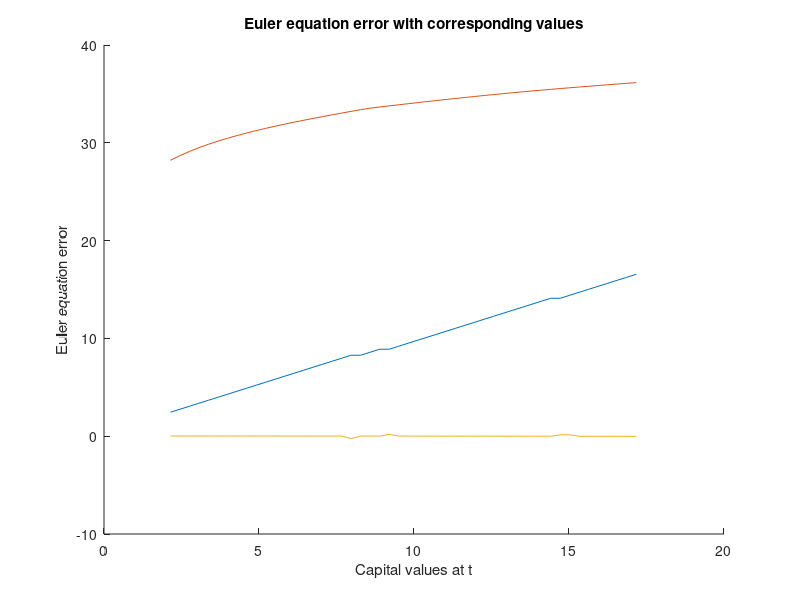

Write the MATLAB code that produced this figure. (Note: this script raises an error after producing the figure.)
% ==========================
% Problem set solving the stochastic neoclassical growth model different
% ways
% ==========================
% clear the workspace
clear
% close all figures
close all
%addpath('C:\Users\tbroer\Dropbox\Teaching\PSE\2021 Quantitative Macro\Problem sets\PS RBC')
%addpath('C:\Users\tbroer\Dropbox\Teaching\PSE\2021 Quantitative Macro\Problem sets')

% ============
% parameters
% ============
alpha=0.4; % capital share - this is alpha
beta = 0.99; % discount factor
rho = 0.95;   % persistence of TFP shock
sigma = 2.00000001; % CRRA coefficient (for 1 equals log, but need to replace the function, so set close to 1)
delta=0.1;

% ============
% options and convergence criteria
% ============

Howard =1; % set to 1 if you want to do policy fct iteration / Howard improvement
criter_V = 1e-6; % conv criterion for value function
N=50; % number of grid points
linear=1; % grid linear or not

%mean of capital non-stochastic steady state
kbar=((1/beta-1+delta)/(alpha))^(1/(alpha-1));
k_0 = 0.75*kbar;


% ==============
% 0. Grids,  etc
% ==============

% center the grid around mean of capital non-stochastic steady state
kbar=((1/beta-1+delta)/(alpha))^(1/(alpha-1));
% the grid
if delta==1
    if linear==1
        % linear sequence kbar -2kbar in N steps
        kgrid=linspace(kbar/2,2*kbar,N);
    else
        % linear sequence 0-0.5 in N steps, divided by 0.5 all to the power
        % of 5; times 1.5kbar
        temp=linspace(0,0.5,N).^5/0.5^5*(2*kbar-kbar/2);
        % 0.5kbar + temp
        kgrid=kbar/2+temp;
    end
else
    % if delta ~= 1, linear sequence 0.25kbar-2kbar in N steps
    kgrid=linspace(kbar/4 ,2*kbar,N);
end

% ==============
% 1. analytical case delta=1, finite T and infinite T
% ==============

alpha=0.4; % capital share - this is alpha
beta = 0.99; % discount factor
rho = 0.95;   % persistence of TFP shock
sigma = 2.00000001; % CRRA coefficient (for 1 equals log, but need to replace the function, so set close to 1)
delta=0.1;

% a. analytical policies, finite and infinite horizon


if delta==1 % only makes sense for delta=1
    k_analyt=zeros(1,T);
    
    k_analyt(1)=k_0;
    k_analyt_finite(1)=k_0;
    for t=2:T
        k_analyt(t)=(alpha*beta)*k_analyt(t-1)^alpha;
        temp=0;
        if t<T
            for i=t:T-1
                temp=alpha*beta*(1+temp);
            end
        end
        coef(t)=temp/(1+temp);
        k_analyt_finite(t)=coef(t)*k_analyt_finite(t-1)^alpha;
    end
    for i=1:N
        kprime_analyt(i)=(alpha*beta)*kgrid(i)^alpha;
    end
end

% ==============
% 2. Value function iteration (solve with and w/o Howard / policy function iteration), infinite T
% ==============

%pre-allocate matrices c, u for speed
u = zeros(N,N);
c = zeros(N,N);

% one period return
for i=1:N
    for j=1:N %Think if kgrid(j) is correct or should maybe be kprime for the - kgrid(j)
        c(i,j)= kgrid(i)^alpha - kgrid(j) + (1-delta)*kgrid(i);
        if c(i,j)>0
            u(i,j)=(c(i,j)^(1-sigma) -1)/(1-sigma);
        else
            %But I think the above should be correct, bc of same structure
            %here
            u(i,j)=-1e50*((kgrid(i)^alpha+(1-delta)*kgrid(i)-kgrid(j))<=0);
            %we penalize the negative value of c by giving them an utility
            %of minus infinity
        end
    end
end

% initial guesses and preallocations
dV=1;

%V= k_0^alpha - kgrid + (1-delta)*k_0;
%V= (V.^(1-sigma) -1)/(1-sigma);
% Alternative initial value definition
V = zeros(1,N);
VV = zeros(N,N);
Vnew = zeros(1,N);
kprime = zeros(1,N);
Vnewhow = zeros(1,N);
index = zeros(1,N); %stores the index of the optimal policy kprime(kgrid(i))
%kgrid(index(i))=kprime(i)
iter=0;
tic

% main loop
while dV>criter_V
    iter=iter+1;
    for i=1:N % loop over capital today
        for j=1:N %... and over capital tomorrow
            VV(i,j)= u(i,j) + beta*V(j); %this is without the interpolation
        end
        % take maximum over capital tomorrow
        [Vnew(i), maxI]= max(VV(i,:));
        index(i) = maxI;
        % record policy function - doesnt make sense
        kprime(i) = kgrid(maxI);
    end
    %dV =max(abs(Vnew-V)); %new-Corentin
    % Howard - doesn't help much here
    if Howard==1 && iter>3 %dV<criter_V*10^3  
        %k_mid_convergence = iter;
%         dVV=1;
%         while dVV>criter_V
%             for i=1:N
%                 temp = kgrid(i)^alpha - kprime(i) + (1-delta)*kgrid(i);
%                 temp = (temp^(1-sigma) -1)/(1-sigma);
%                 Vnewhow(i)=temp + beta*Vnew(i);
%                 clear temp
%             end
%             dVV=max(max(abs(Vnewhow-Vnew)));
%             %disp(dVV)
%             Vnew=Vnewhow;
%             disp("dVV")
%             disp(dVV)
%         end
        dVV=1;
        while dVV>criter_V
        for i=1:N %new - Corentin
            temp = kgrid(i)^alpha - kprime(i) + (1-delta)*kgrid(i);
            temp = (temp^(1-sigma) -1)/(1-sigma);
            %[V_test , h] = max((u(i,:)+beta*Vnew));
            %gives us the result of the optimal policy for a given i and a
            %given V : V_test solves the maximization problem
            Vnewhow(i)=temp + beta*Vnew(index(i)); %Vnew(index(i))=V evaluated in kprime(i)
            clear temp
        end
        dVV=max(abs(Vnewhow-Vnew));
        Vnew=Vnewhow;
        disp("dVHoward");
        disp(dV);
         

        end
%         dV=max(abs(Vnewhow-Vnew));
%         Vnew=Vnewhow;
%         disp("dVHoward");
%         disp(dV);
%         iter = iter+1; 

        %we count 1 loop with policy function iteration as one iteration to
        %compare with the case without howard
    end %end of new-Corentin
    
    % calculate convergence criterion
    % but basically, we stop if the old-new difference in values is small
    dV=max(abs(Vnew-V)); %works also without doubling max
    % updated value function
    V=Vnew;
    disp('dV')
    disp(dV)
    iter=iter+1;
end

V_disc_VFI=V;
kprime_VFI = kprime
toc

%% Build plots for policy functions - Plot policy function k'(k)
hold on
title("K' policy function plot")
plot(kgrid, kprime), xlabel('Capital values at t'), ylabel('Capital level at t+1');
hold off
%%
hold on
title("Value function plot by capital values")
plot(kgrid, V), xlabel('Capital values at t'), ylabel('Value function result at t');
hold off
%%

% Euler equation errors in percent

% consumption vector today
c1= kgrid.^alpha + (1- delta)*kgrid - kprime;
% consumption vector at choice kprime tomorrow
c2= interp1(kgrid, c1, kprime,'linear','extrap');
% marginal productivity
margprod=alpha.*kprime.^(alpha-1) + 1 - delta;

EEerror_disc=(c1 - beta.*margprod.^(-1/sigma).*c2)./c1;
maxEEerror_disc=max(abs(EEerror_disc));

hold on
title("Euler equation error with corresponding values")
plot(kgrid, EEerror_disc), xlabel('Capital values at t'), ylabel('Euler equation error');
hold off
%%
% ==============
% 3. Value function iteration with interpolation
% ==============
% set options for fminsearch
options=optimset('MaxIter',5000,'MaxFunEval',5000,'TolFun',1e-12);
% initial guesses

dV=1;
V=V_disc_VFI;%zeros(N,1);
iter=0;
tic
kprime_VFI_cont=kprime_VFI; %initial guess

        alpha1 = (3-sqrt(5))/2;
        alpha2 = (sqrt(5)-1)/2;
tic

% fminsearch
while dV>criter_V
    iter=iter+1;
    kprimelow=min(kgrid); kprimehigh=1.3*min(kgrid);
    for i=1:N % loop over capital today
        % find maximum over capital tomorrow - now using interpolation
        [kprime_VFI_cont(i),Vnew(i)]=fminsearch(@(x) Valuefun(x,kgrid,kgrid(i),alpha,sigma,V,delta,beta),kprime_VFI_cont(i),options);
    end
    Vnew=-Vnew; % take negative as Valuefun is for minimisation
    % calculate convergence criterion
    dV=max(max(abs(Vnew-V)));
    % updated value function
    V=Vnew;
    %disp('dV')
    %disp(dV)%
end
t_fmins=toc;
%%
% with Golden Search
dV=1;
ctemp=kgrid.^alpha+(1-delta)*kgrid;
V=V_disc_VFI;%(ctemp.^(1-sigma)-1)/(1-sigma)
kprime_VFI_contG = zeros(1,N);
VnewG = zeros(1,N);
iter=0;
tic
while dV>criter_V
    iter=iter+1;

    for i=1:N % loop over capital today
        
        if i==1
            kprimelow=min(kgrid); 
            kprimehigh=max(kgrid);
        else
            kprimelow=max(kprimelow,min(kgrid)); 
            kprimehigh=1.2*kprimelow;
        end
        b1=kprimelow+alpha1*(kprimehigh-kprimelow); %lower bound candidate
        b2=kprimelow+alpha2*(kprimehigh-kprimelow); %upper bound candidate
        %Starting value function results
        Vlow=Valuefunpos(kprimelow,kgrid,kgrid(i),alpha,sigma,V,delta,beta);
        Vhigh=Valuefunpos(kprimehigh,kgrid,kgrid(i),alpha,sigma,V,delta,beta);
        %Candidate value function results
        % Lower bound cand result
        Vb1=Valuefunpos(b1,kgrid,kgrid(i),alpha,sigma,V,delta,beta);
        % Upper bound cand result
        Vb2=Valuefunpos(b2,kgrid,kgrid(i),alpha,sigma,V,delta,beta);
        dk=1;
        criter_k=1e-12;
        while dk>criter_k
        % use golden search
        if Vb2>Vb1                                            
            kprimelow=b1; 
            Vlow=Valuefunpos(kprimelow,kgrid,kgrid(i),alpha,sigma,V,delta,beta);

            b1=kprimelow+alpha1*(kprimehigh-kprimelow);
            Vb1=Valuefunpos(b1,kgrid,kgrid(i),alpha,sigma,V,delta,beta);

            b2=kprimelow+alpha2*(kprimehigh-kprimelow);
            Vb2=Valuefunpos(b2,kgrid,kgrid(i),alpha,sigma,V,delta,beta);
        else
            kprimehigh=b2;
            Vhigh=Valuefunpos(kprimehigh,kgrid,kgrid(i),alpha,sigma,V,delta,beta);

            b2=kprimelow+alpha2*(kprimehigh-kprimelow);
            Vb2=Valuefunpos(b2,kgrid,kgrid(i),alpha,sigma,V,delta,beta);

            b1=kprimelow+alpha1*(kprimehigh-kprimelow);
            Vb1=Valuefunpos(b1,kgrid,kgrid(i),alpha,sigma,V,delta,beta);
        end
        dk=abs(Vhigh-Vlow);
        end
        kprime_VFI_contG(i)=1/2*(kprimelow+kprimehigh);
        VnewG(i)=1/2*(Vlow+Vhigh);

        % disp([Vnew(i,1),kprime_VFI_cont(i)])
    end
    
    % calculate convergence criterion
    dV=max(max(abs(VnewG-V)));
    % updated value function
    V=VnewG;    
    disp('dV')
    disp(dV)
end
t_G=toc;

%%

% Euler equation errors in percent

% consumption vector today
c1_cont= kgrid.^alpha + (1- delta)*kgrid - kprime_VFI_contG;
% consumption vector at choice kprime tomorrow
c2_cont= interp1(kgrid, c1_cont, kprime_VFI_contG,'linear','extrap');
% marginal productivity
margprod_cont=alpha.*kprime_VFI_contG.^(alpha-1) + 1 - delta;

EEerror_cont=(c1_cont - beta.*margprod_cont.^(-1/sigma).*c2_cont)./c1_cont;
maxEEerror_cont=max(abs(EEerror_cont));

hold on
title("Euler equation error with corresponding values - Golden Search")
plot(kgrid, EEerror_cont), xlabel('Capital values at t'), ylabel('Euler equation error');
hold off

%%
% ==============
% Figures
% ==============
% plot policy function
figure(1)
% levels
subplot(2,1,1)
title("K' policy function plot with Golden Search");
hold on
if delta==1 && abs(sigma-1)<0.001
    kprime_analyt_pol=alpha*beta*kgrid.^alpha;
    plot(kgrid,kprime_analyt_pol,'b-','Linewidth',1)
end

%plot(kgrid,kprime_VFI,'k-','Linewidth',1)
%plot(kgrid,kprime_VFI_cont,'k--','Linewidth',1)
%plot(kgrid,kprime_VFI_contG,'k--','Linewidth',1)
plot(kgrid, kprime_VFI, kgrid, kprime_VFI_contG)
xlabel('Capital values at t'), ylabel('Capital values at t+1');

h = legend('VFI path', 'Golden Search path' ,'Location', 'best','Orientation','Vertical');
h.Title.String = 'Search methods';

set(h,'fontsize',12,'Interpreter','Latex')
